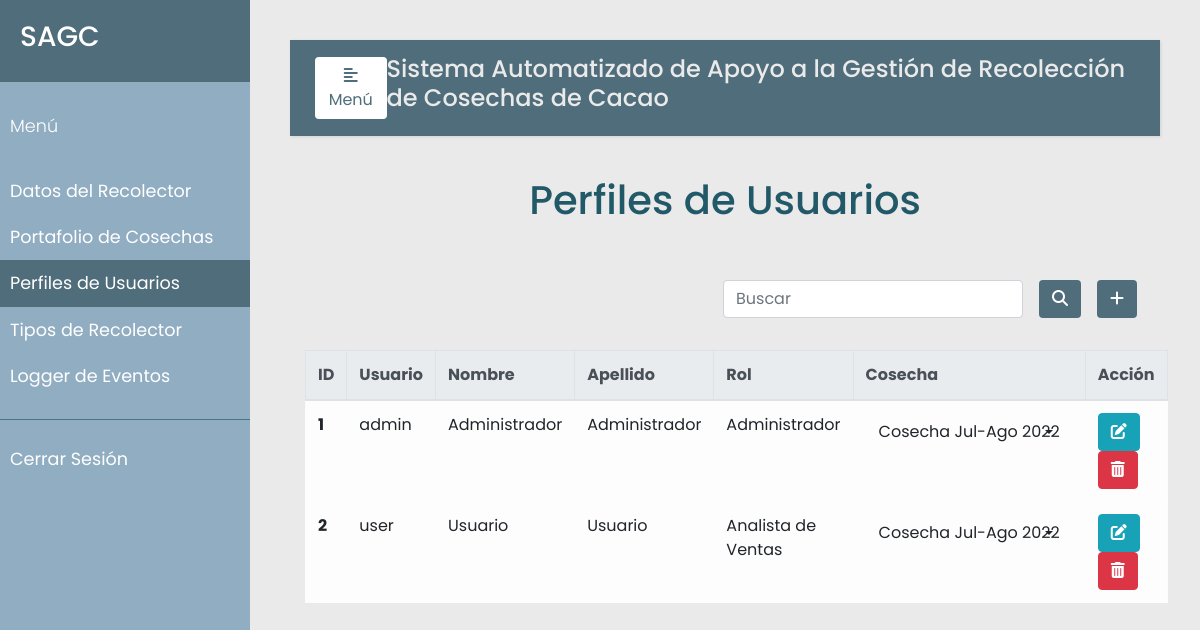
/perfiles (signed in), run on an earlier commit of the app's database.
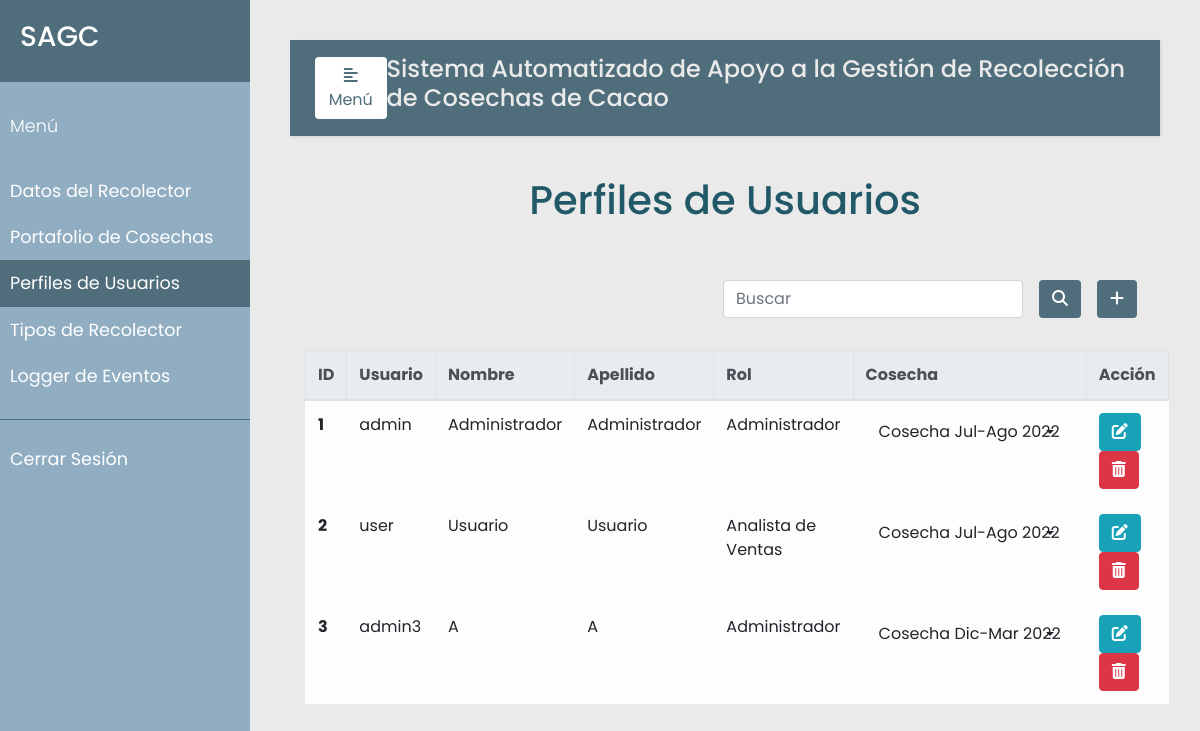
And on a later commit of the database.
### models.py (models this page shows, shortened)
class Usuario(db.Model):
    __tablename__ = 'usuarios'
    id = db.Column(db.Integer, primary_key=True)
    nombre_usuario = db.Column(db.String(20), nullable=False, unique=True)
    nombre = db.Column(db.String(30), nullable=False)
    apellido = db.Column(db.String(30), nullable=False)
    password = db.Column(db.String(80), nullable=False)
    rol = db.Column(db.Integer, db.ForeignKey('rols.id'), nullable=False)
    cosechas = db.relationship('Cosecha', secondary=user_cosecha, backref='usuarios', lazy=True)

class Rol(db.Model):
    __tablename__ = 'rols'
    id = db.Column(db.Integer, primary_key=True)
    nombre = db.Column(db.String(120), nullable=False, unique=True)
    user = db.relationship('Usuario', backref='rols', lazy=True)

class Cosecha(db.Model):
    __tablename__ = 'cosechas'
    id = db.Column(db.Integer, primary_key=True)
    descripcion = db.Column(db.String(120), unique=True)
    inicio = db.Column(db.DateTime, nullable=False)
    cierre = db.Column(db.DateTime, nullable=False)
    estado = db.Column(db.Boolean, default=True)
    compras = db.relationship('Compra', backref='cosechas')

### app.py (the view, shortened to what this page needs)
@app.route("/perfiles", methods=['GET', 'POST'])
@login_required
@admin_only
def perfiles():
    error=None
    usuarios = Usuario.query.all()
    cosechas = Cosecha.query.all()
    rols = Rol.query.all()
    return render_template("perfiles.html", error=error, usuarios=usuarios, rols=rols, cosechas=cosechas)

### app.py (called while the page is built)
def login_required(f):
    @wraps(f)
    def wrap(*args, **kwargs):
        if 'logged_in' in session:
            return f(*args, **kwargs)
        else:
            flash('Necesitas iniciar sesión primero')
            return redirect(url_for('login'))
    return wrap

def admin_only(f):
    @wraps(f)
    def wrap(*args, **kwargs):
        if 'rol_admin' in session and session['rol_admin'] == True:
            return f(*args, **kwargs)
        else:
            flash("Debes ser administrador para ver 'Perfiles de Usuarios'.")
            return redirect(url_for('productor'))
    return wrap

### templates/perfiles.html (shortened to what this page needs)
{% extends "base.html" %}
{% block navbar %}
<li class="nav-item">
  <a class="nav-link" href="{{url_for('productor')}}">Datos del Recolector</a>
</li>
<li class="nav-item">
  <a class="nav-link" href="{{url_for('cosecha')}}">Portafolio de Cosechas</a>
</li>
<li class="nav-item active">
  <a class="nav-link" href="{{url_for('perfiles')}}">Perfiles de Usuarios<span class="sr-only">(current)</span></a>
</li>
<li class="nav-item">
  <a class="nav-link" href="{{url_for('tipo_recolector')}}">Tipos de Recolector</a>
</li>
<li class="nav-item">
  <a class="nav-link" href="{{url_for('eventos')}}">Logger de Eventos</a>
</li>
{% endblock %}
{% block sesion %}
<li class="nav-item">
  <a class="nav-link" href="{{url_for('logout')}}">Cerrar Sesión</a>
</li>
{% endblock %}
{% block content %}
    <div class="container h-100">
        <p class="text-center h1 fw-bold mb-5 mx-1 mx-md-4 mt-4">Perfiles de Usuarios</p>
        <div class="d-flex flex-row-reverse bd-highlight">
            <div class="p-2 bd-highlight">
              <button type="button" class="btn" style="color:#fff; background-color:#4F6D7A;" data-toggle="modal" data-target="#exampleModalLong">
                <i class="fa-solid fa-plus"></i>
              </button>
            </div>
            <div class="p-2 bd-highlight" style="display:flex; align-content: flex-end;">
              <form action='/perfiles/search' method="post" class="form-inline" style="justify-content: flex-end">
                <input class="form-control mr-3 w-75" type="text" placeholder="Buscar" aria-label="Buscar" name="search_perfil">
                <button type="submit" id="search_perfil" name="action-type" value="search" class="btn" style="color:#fff; background-color:#4F6D7A;">
                  <i class="fas fa-search" aria-hidden="true"></i>
                </button>
              </form>
            </div>
        </div>
        <br/>
        <table class="table table-bordered table-light table-hover">
          <thead class="thead-light">
            <tr>
              <th scope="col">ID</th>
              <th scope="col">Usuario</th>
              <th scope="col">Nombre</th>
              <th scope="col">Apellido</th>
              <th scope="col">Rol</th>
              <th scope="col">Cosecha</th>
              <th scope="col">Acción</th>
            </tr>
          </thead>
          <tbody>
            {% for u in usuarios %}
            <tr>
              <th scope="row">{{u.id}}</th>
              <td>{{u.nombre_usuario}}</td>
              <td>{{u.nombre}}</td>
              <td>{{u.apellido}}</td>
              <td>{{u.rols.nombre}}</td>
              <td>
                {% if u.cosechas|length > 0 %}
                  <div class="dropdown">
                    <button class="btn dropdown-toggle" type="button" id="dropdownMenuButton" data-toggle="dropdown" aria-haspopup="true" aria-expanded="false">
                      {{u.cosechas[0].descripcion}}
                    </button>
                  </div>
                {% else %}
                  <i>Ninguna</i>
                {% endif %}
              </td>
              <td>
                <button type="button" class="btn btn-info" data-toggle="modal" data-target="#edit-modal-{{u.id}}">
                  <i class="fas fa-edit"></i>
                </button>
                <button type="button" class="btn btn-danger" data-toggle="modal" data-target="#delete-modal-{{u.id}}">
                  <i class="fas fa-trash-alt"></i>
                </button>
              </td>
            </tr>
            </div>
            {% endfor %}
    </div>
{% endblock %}

### templates/base.html (shortened to what this page needs)
<!DOCTYPE html>
<html lang="en">
<head>
    <link rel="stylesheet" href="https://cdn.jsdelivr.net/npm/bootstrap@4.3.1/dist/css/bootstrap.min.css">
    <link rel="stylesheet" href="{{ url_for('static', filename='../static/css/styles.css') }}">
    <link rel="stylesheet" href="https://cdnjs.cloudflare.com/ajax/libs/malihu-custom-scrollbar-plugin/3.1.5/jquery.mCustomScrollbar.min.css">
    <link rel="stylesheet" href="https://cdnjs.cloudflare.com/ajax/libs/font-awesome/6.1.1/css/all.min.css" />
</head>
<body>
    <div class="wrapper">
        <nav id="sidebar">
            <div class="sidebar-header">
                <h3>SAGC</h3>
            </div>
            <ul class="list-unstyled components">
                <p>Menú</p>
                {% block navbar %}
                {% endblock %}
            </ul>
            <ul class="list-unstyled others">
                {% block sesion %}
                {% endblock %}
            </ul>
        </nav>
        <div id="content">
            <nav class="navbar navbar-expand-lg" style="background-color:#4F6D7A;">
                <div class="container-fluid">
                    <button type="button" id="sidebarCollapse" class="btn" style="background-color:#fff; color: #4F6D7A;">
                        <i class="fas fa-align-left"></i>
                        <span>Menú</span>
                    </button>
                    <h4>Sistema Automatizado de Apoyo a la Gestión de Recolección de Cosechas de Cacao</h4>
                </div>
            </nav>
            {% block content %}
            {% endblock %}
</body>
</html>

### static/css/styles.css (style rules this page uses)
body { font-family: 'Poppins', sans-serif; background: #EAEAEA; }
p { font-family: 'Poppins', sans-serif; font-size: 1.1em; font-weight: 300; line-height: 1.7em; color: #215968; }
h4 { color: #EAEAEA; }
a, a:hover, a:focus { color: inherit; text-decoration: none; transition: all 0.3s; }
.navbar { padding: 15px 10px; background: #fff; border: none; border-radius: 0; margin-bottom: 40px; box-shadow: 1px 1px 3px rgba(0, 0, 0, 0.1); }
.wrapper { display: flex; width: 100%; }
#sidebar { width: 250px; position: fixed; top: 0; left: 0; height: 100vh; z-index: 999; background: #91ADC2; color: #fff; transition: all 0.3s; }
#sidebar .sidebar-header { padding: 20px; background: #4F6D7A; }
#sidebar ul.components { padding: 20px 0; border-bottom: 1px solid #47748b; }
#sidebar ul p { color: #fff; padding: 10px; }
#sidebar ul li a { padding: 10px; font-size: 1.1em; display: block; }
#sidebar ul li.active>a, a[aria-expanded="true"] { color: #fff; background: #4F6D7A; }
.dropdown-toggle::after { display: block; position: absolute; top: 50%; right: 20px; transform: translateY(-50%); }
#content { width: calc(100% - 250px); padding: 40px; min-height: 100vh; transition: all 0.3s; position: absolute; top: 0; right: 0; }
thead { color:#fff; background-color:#4F6D7A; }

What changed in the data, as far as the page shows it:
added Usuario: id "3", nombre_usuario "admin3", nombre "A", apellido "A", rols.nombre "Administrador", descripcion "Cosecha Dic-Mar 2022"
